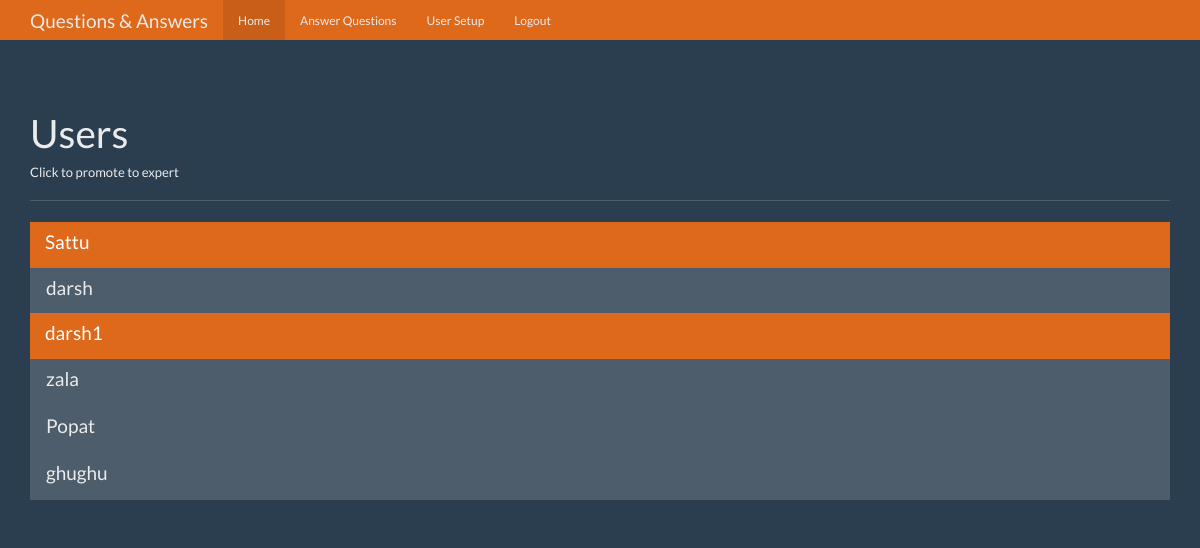
The app's page /users (signed in) with its own data.
### tables this page shows
CREATE TABLE users(
    id integer primary key autoincrement,
    name text not null,
    password text not null,
    expert boolean not null,
    admin boolean not null
);

### app.py (the view)
@app.route('/users')
def users():
    user = get_current_user()
    db = get_db()
    users_cur = db.execute('select id, name, expert, admin from users')
    user_results = users_cur.fetchall()
    return render_template('users.html',user = user,users = user_results)

### app.py (called while the page is built)
def get_current_user():
    user_result = None
    if 'user' in session:
        user = session['user']
        db = get_db()
        cur = db.execute("select id,name,password,expert,admin from users where name = ?",[user])
        user_result = cur.fetchone()
    return user_result

### database.py (called while the page is built)
def connect_db():
    sql = sqlite3.connect('questions.db')
    sql.row_factory = sqlite3.Row
    return sql

def get_db():
    if not hasattr(g,'sqlite_db'):
        g.sqlite_db = connect_db()
    return g.sqlite_db

### templates/users.html (shortened to what this page needs)
<!DOCTYPE html>
<html lang="en">
  <head>
    <link href="{{ url_for('static',filename = 'bootstrap.min.css') }}" rel="stylesheet">
    <link href="{{ url_for('static',filename = 'theme.css') }}" rel="stylesheet">
  </head>
  <body>
    <nav class="navbar navbar-inverse navbar-fixed-top">
      <div class="container">
        <div class="navbar-header">
          <a class="navbar-brand" href="#">Questions & Answers</a>
        </div>
        <div id="navbar" class="navbar-collapse collapse">
          <ul class="nav navbar-nav">
            <li class="active"><a href="{{url_for('index')}}">Home</a></li>
            {% if user and user['expert'] == 1 %}
            <li><a href="{{url_for('unanswered')}}">Answer Questions</a></li>
            {% endif %}
            {% if user and user['admin'] == 1 %}
            <li><a href="{{url_for('users')}}">User Setup</a></li>
            {% endif %}
            {% if user %}
            <li><a href="{{url_for('logout')}}">Logout</a></li>
            {% endif %}
          </ul>
        </div>
      </div>
    </nav>
    <div class="container theme-showcase" role="main">
      <div class="page-header">
        <h1>Users</h1>
        <h6>Click to promote to expert</h6>
      </div>
      <div class="row">
        <div class="col-lg-12">
          <div class="list-group">
            {% for i in users %}
            <a href="{{url_for('promote',user_id = i['id'])}}" class="list-group-item {% if i['expert'] == 1 %} active {% endif %}">
              <h4 class="list-group-item-heading">{{i['name']}}</h4>
            </a>
            {% endfor %}
          </div>
        </div>
      </div>
    </div>
  </body>
</html>

### static/theme.css (style rules this page uses)
body { padding-top: 70px; padding-bottom: 30px; }

### records on screen
users: name "Sattu"
users: name "darsh"
users: name "darsh1"
users: name "zala"
users: name "Popat"
users: name "ghughu"
